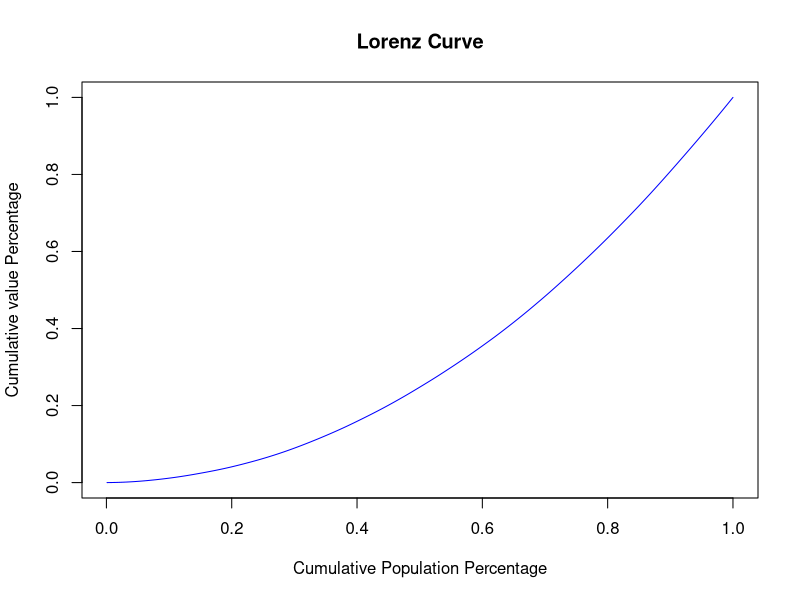

Recreate this plot in R.
## ---- chunk 1
knitr::opts_chunk$set(echo = TRUE)
## ---- chunk 2

set.seed(42)

num_individuals <- 1000
min_value <- 100000
max_value <- 10000000



min_value2 <- 100000
max_value2 <- 10000000

value_vector <- round(runif(num_individuals, min_value, max_value))


# Assuming 'value_vector' is your data containing value values
sorted_value <- sort(value_vector)
n <- length(sorted_value)

# Calculate cumulative percentage of total value/wealth
cumulative_value <- cumsum(sorted_value) / sum(sorted_value)

# Calculate cumulative percentage of population
cumulative_population <- 1:n / n

# Plot the Lorenz curve
plot(cumulative_population, cumulative_value, type = "l", col = "blue",
     xlab = "Cumulative Population Percentage", ylab = "Cumulative value Percentage",
     main = "Lorenz Curve")

# Calculate the area under the Lorenz curve
A <- sum(cumulative_value[-1] * (cumulative_population[-1] - cumulative_population[-n]))

# Calculate the area under the line of perfect equality (triangle area)
B <- 0.5

# Calculate the Gini coefficient
gini_coefficient <- A / (A + B)


cat("Gini coefficient:", gini_coefficient, "\n")









